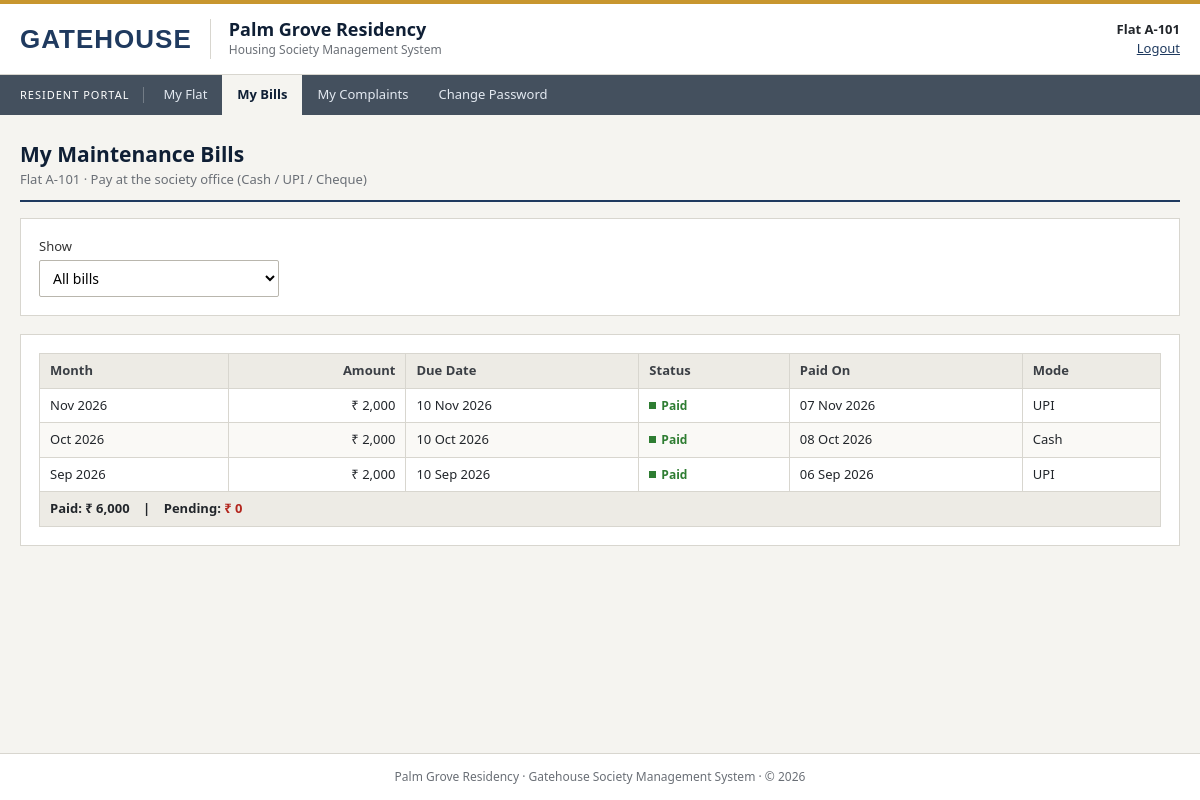
The page /resident/bills.php (signed in) on the database its author committed.
### tables this page shows
CREATE TABLE maintenance_bills (
    bill_id       INT AUTO_INCREMENT PRIMARY KEY,
    flat_id       INT           NOT NULL,
    bill_month    DATE          NOT NULL,        
    amount        DECIMAL(8,2)  NOT NULL,
    due_date      DATE          NOT NULL,
    status        ENUM('Unpaid','Paid') NOT NULL DEFAULT 'Unpaid',
    paid_on       DATE          NULL,
    payment_mode  ENUM('Cash','UPI','Cheque','Bank Transfer') NULL,
    created_at    TIMESTAMP DEFAULT CURRENT_TIMESTAMP,
    UNIQUE KEY uq_flat_month (flat_id, bill_month),
    FOREIGN KEY (flat_id) REFERENCES flats(flat_id) ON DELETE CASCADE
);

### resident/bills.php (the view, shortened to what this page needs)
<?php
require_once '../config/db.php';
$fid    = (int)$_SESSION['flat_id'];
$status = $_GET['status'] ?? '';
$sql = "SELECT * FROM maintenance_bills WHERE flat_id = ?";
$types = 'i'; $params = [$fid];
$bills = db_select($conn, $sql . " ORDER BY bill_month DESC", $types, $params);
include '../includes/header.php';
?>
<div class="page-head">
    <div><h1>My Maintenance Bills</h1><p>Flat <?= e($_SESSION['flat_no']) ?> &middot; Pay at the society office (Cash / UPI / Cheque)</p></div>
</div>
<div class="card">
    <form method="get" class="filter-bar">
        <div class="form-group" style="max-width:240px">
            <label for="status">Show</label>
            <select id="status" name="status" onchange="this.form.submit()">
                <option value="">All bills</option><?= options($BILL_STATUS, $status) ?>
            </select>
        </div>
    </form>
</div>
<div class="card">
    <div class="table-wrap">
        <table>
            <thead><tr><th>Month</th><th class="num">Amount</th><th>Due Date</th><th>Status</th><th>Paid On</th><th>Mode</th></tr></thead>
            <tbody>
            <?php $paid = 0; $due = 0;
            while ($b = $bills->fetch_assoc()):
                if ($b['status'] === 'Paid') $paid += $b['amount']; else $due += $b['amount'];
                $overdue = $b['status'] === 'Unpaid' && $b['due_date'] < date('Y-m-d'); ?>
                <tr>
                    <td><?= fmt_month($b['bill_month']) ?></td>
                    <td class="num"><?= money($b['amount']) ?></td>
                    <td><?= fmt_date($b['due_date']) ?> <?= $overdue ? '<span class="overdue">OVERDUE</span>' : '' ?></td>
                    <td><?= badge($b['status']) ?></td>
                    <td><?= fmt_date($b['paid_on']) ?></td>
                    <td><?= e($b['payment_mode'] ?: '-') ?></td>
                </tr>
            <?php endwhile; ?>
            </tbody>
            <?php if ($bills->num_rows): ?>
            <tfoot><tr><td colspan="6">Paid: <?= money($paid) ?> &nbsp;&nbsp; | &nbsp;&nbsp; Pending: <span style="color:var(--red)"><?= money($due) ?></span></td></tr></tfoot>
            <?php endif; ?>
        </table>
    </div>
</div>
<?php include '../includes/footer.php'; ?>

### includes/functions.php (shortened to what this page needs)
<?php
function e($value)
{
    return htmlspecialchars((string)$value, ENT_QUOTES, 'UTF-8');
}
function db_select($conn, $sql, $types = '', $params = [])
{
    $stmt = $conn->prepare($sql);
    if ($params) {
        $stmt->bind_param($types, ...$params);
    }
    $stmt->execute();
    return $stmt->get_result();
}
function badge($status)
{
    $cls = strtolower(str_replace(' ', '-', $status));
    return '<span class="badge badge-' . e($cls) . '">' . e($status) . '</span>';
}
function fmt_date($date)
{
    return $date ? date('d M Y', strtotime($date)) : '-';
}
function fmt_month($date)
{
    return $date ? date('M Y', strtotime($date)) : '-';
}
function money($amount)
{
    return '&#8377; ' . number_format((float)$amount, 0);
}

### assets/css/style.css (style rules this page uses)
:root { --brand: #1f3a5f; --brand-dark: #172c49; --brand-deep: #0f1f35; --brand-light: #e9eef5; --accent: #c8962e; --paper: #f5f4f0; --white: #ffffff; --ink: #22262b; --muted: #6a6f76; --line: #d8d6cf; --head: #edebe5; --green: #2e7d32; --red: #b3261e; --amber: #a86500; }
* { box-sizing: border-box; margin: 0; padding: 0; }
body { font-family: Tahoma, Verdana, "Segoe UI", Arial, sans-serif; background: var(--paper); color: var(--ink); font-size: 14px; line-height: 1.5; min-height: 100vh; display: flex; flex-direction: column; }
h1, h2, .site-name { font-weight: bold; }
.page-head { display: flex; justify-content: space-between; align-items: flex-end; gap: 12px; margin-bottom: 16px; padding-bottom: 10px; border-bottom: 2px solid var(--brand); flex-wrap: wrap; }
.page-head h1 { font-size: 21px; color: var(--brand-deep); }
.page-head p { color: var(--muted); font-size: 13px; }
.card { background: var(--white); border: 1px solid var(--line); padding: 18px; margin-bottom: 18px; }
.table-wrap { overflow-x: auto; }
table { width: 100%; border-collapse: collapse; font-size: 13px; }
th, td { padding: 7px 10px; text-align: left; border: 1px solid var(--line); white-space: nowrap; vertical-align: top; }
th { background: var(--head); color: #3b3f45; }
td.num, th.num { text-align: right; }
tbody tr:nth-child(even) td { background: #faf9f6; }
tfoot td { font-weight: bold; background: var(--head); }
.badge { font-size: 12px; font-weight: bold; white-space: nowrap; }
.badge::before { content: ""; display: inline-block; width: 7px; height: 7px; margin-right: 5px; vertical-align: 1px; background: currentColor; }
.badge-paid, .badge-resolved, .badge-occupied { color: var(--green); }
.form-group { display: flex; flex-direction: column; }
label { font-size: 13px; margin-bottom: 4px; color: #333; }
input, select, textarea { padding: 7px 9px; border: 1px solid #b9b6ad; border-radius: 2px; font-size: 14px; font-family: inherit; background: #fff; width: 100%; }
.filter-bar { display: flex; gap: 12px; flex-wrap: wrap; align-items: flex-end; }
.filter-bar .form-group { flex: 1; min-width: 150px; }

### rows shown on the page
maintenance_bills: bill_month "Nov 2026", amount "₹ 2,000", due_date "10 Nov 2026", status "Paid", paid_on "07 Nov 2026", payment_mode "UPI"
maintenance_bills: bill_month "Oct 2026", amount "₹ 2,000", due_date "10 Oct 2026", status "Paid", paid_on "08 Oct 2026", payment_mode "Cash"
maintenance_bills: bill_month "Sep 2026", amount "₹ 2,000", due_date "10 Sep 2026", status "Paid", paid_on "06 Sep 2026", payment_mode "UPI"

### other values the page prints
APP_NAME "GATEHOUSE"
SOCIETY_NAME "Palm Grove Residency"
$who "Flat A-101"
$label "My Flat"
$label "My Bills"
$label "My Complaints"
$label "Change Password"
$_SESSION['flat_no'] "A-101"
money($paid) "₹ 6,000"
money($due) "₹ 0"
APP_NAME "Gatehouse"
